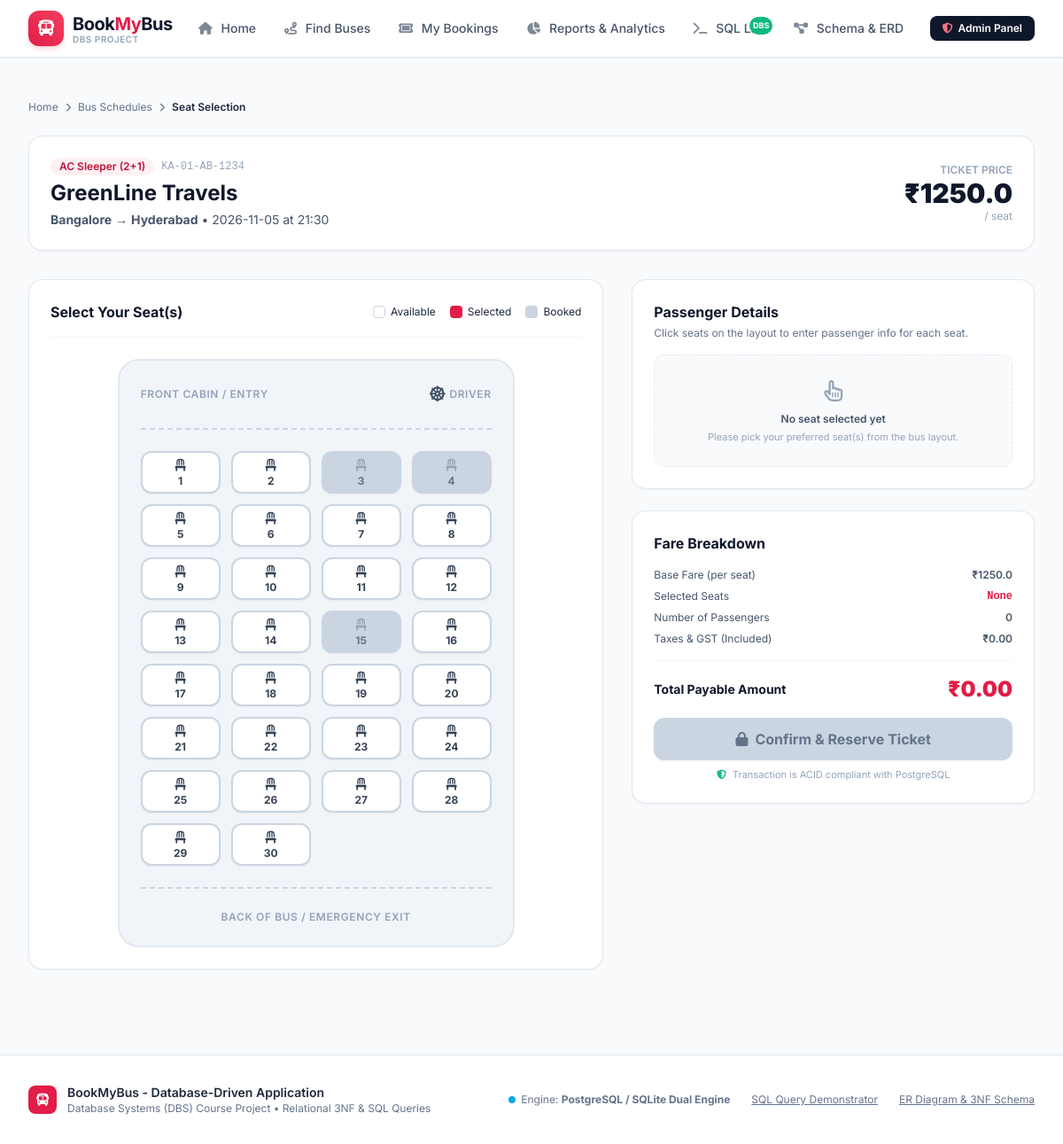
Screenshot of /book/1 with the database file from the repository.
### tables this page shows
CREATE TABLE buses (
                bus_id INTEGER PRIMARY KEY AUTOINCREMENT,
                bus_number TEXT NOT NULL UNIQUE,
                operator_name TEXT NOT NULL,
                bus_type TEXT NOT NULL CHECK (bus_type IN ('AC Sleeper (2+1)', 'AC Seater (2+2)', 'Volvo Multi-Axle', 'Non-AC Seater (2+2)')),
                total_seats INTEGER NOT NULL CHECK (total_seats > 0 AND total_seats <= 60),
                amenities TEXT DEFAULT 'WiFi, Charging Port, Water Bottle, Blanket',
                rating REAL DEFAULT 4.5 CHECK (rating >= 1.0 AND rating <= 5.0)
            );

CREATE TABLE routes (
                route_id INTEGER PRIMARY KEY AUTOINCREMENT,
                source_city TEXT NOT NULL,
                destination_city TEXT NOT NULL,
                distance_km REAL NOT NULL CHECK (distance_km > 0),
                estimated_duration_hours REAL NOT NULL CHECK (estimated_duration_hours > 0),
                CONSTRAINT uq_route_pair UNIQUE (source_city, destination_city),
                CONSTRAINT chk_diff_city CHECK (source_city <> destination_city)
            );

CREATE TABLE trips (
                trip_id INTEGER PRIMARY KEY AUTOINCREMENT,
                bus_id INTEGER NOT NULL REFERENCES buses(bus_id) ON DELETE CASCADE,
                route_id INTEGER NOT NULL REFERENCES routes(route_id) ON DELETE CASCADE,
                trip_date TEXT NOT NULL,
                departure_time TEXT NOT NULL,
                arrival_time TEXT NOT NULL,
                fare REAL NOT NULL CHECK (fare > 0),
                status TEXT NOT NULL DEFAULT 'SCHEDULED' CHECK (status IN ('SCHEDULED', 'COMPLETED', 'CANCELLED'))
            );

### app.py (the view, shortened to what this page needs)
@app.route("/book/<int:trip_id>", methods=["GET", "POST"])
def book_seat(trip_id):
    trip = db.get_trip_details(trip_id)
    if not trip:
        flash("Scheduled trip not found.", "error")
        return redirect(url_for("trips"))
    booked_seats = db.get_trip_booked_seats(trip_id)
    return render_template(
        "book.html",
        trip=trip,
        booked_seats=booked_seats,
        total_seats=trip["total_seats"]
    )

### app.py (called while the page is built)
@app.context_processor
def inject_global_data():
    return {
        "current_year": datetime.now().year,
        "is_postgres": db.IS_POSTGRES,
        "today_date": date.today().isoformat(),
        "tomorrow_date": (date.today() + timedelta(days=1)).isoformat()
    }

### db.py (called while the page is built, shortened)
def get_connection():
    global IS_POSTGRES
    conn = sqlite3.connect(SQLITE_PATH, check_same_thread=False)
    conn.row_factory = sqlite3.Row
    conn.execute("PRAGMA foreign_keys = ON;")
    return conn, "sqlite"

def get_trip_details(trip_id: int) -> Optional[Dict[str, Any]]:
    sql = """
    SELECT
        t.trip_id,
        t.trip_date,
        t.departure_time,
        t.arrival_time,
        t.fare,
        t.status,
        b.bus_id,
        b.bus_number,
        b.operator_name,
        b.bus_type,
        b.total_seats,
        b.amenities,
        b.rating,
        r.source_city,
        r.destination_city,
        r.distance_km,
        r.estimated_duration_hours
    FROM trips t
    JOIN buses b ON t.bus_id = b.bus_id
    JOIN routes r ON t.route_id = r.route_id
    WHERE t.trip_id = ?;
    """
    return query_db(sql, (trip_id,), one=True)

def get_trip_booked_seats(trip_id: int) -> List[int]:
    sql = """
    SELECT bp.seat_number
    FROM bookings bk
    JOIN booking_passengers bp ON bk.booking_id = bp.booking_id
    WHERE bk.trip_id = ? AND bk.booking_status = 'CONFIRMED';
    """
    rows = query_db(sql, (trip_id,)) or []
    return [row["seat_number"] for row in rows]

### templates/book.html (shortened to what this page needs)
{% extends "base.html" %}
{% block content %}
<div class="max-w-7xl mx-auto px-4 sm:px-6 lg:px-8 py-8">
    <div class="flex items-center space-x-2 text-xs text-slate-500 mb-6">
        <a href="{{ url_for('index') }}" class="hover:text-brand-600">Home</a>
        <i class="fa-solid fa-chevron-right text-[10px]"></i>
        <a href="{{ url_for('trips') }}" class="hover:text-brand-600">Bus Schedules</a>
        <i class="fa-solid fa-chevron-right text-[10px]"></i>
        <span class="text-slate-800 font-semibold">Seat Selection</span>
    </div>
    <div class="bg-white rounded-2xl border border-slate-200 p-6 mb-8 shadow-sm flex flex-col md:flex-row md:items-center justify-between gap-4">
        <div>
            <div class="flex items-center space-x-2">
                <span class="px-2.5 py-0.5 rounded-full text-xs font-semibold bg-rose-50 text-brand-700">
                    {{ trip.bus_type }}
                </span>
                <span class="text-xs text-slate-400 font-mono">{{ trip.bus_number }}</span>
            </div>
            <h2 class="text-2xl font-bold text-slate-900 mt-1">{{ trip.operator_name }}</h2>
            <p class="text-sm text-slate-600 mt-1">
                <strong>{{ trip.source_city }}</strong> &rarr; <strong>{{ trip.destination_city }}</strong>
                &bull; {{ trip.trip_date }} at {{ trip.departure_time }}
            </p>
        </div>
        <div class="flex items-center space-x-6 text-right">
            <div>
                <span class="text-xs uppercase text-slate-400 font-semibold block">Ticket Price</span>
                <span class="text-3xl font-black text-slate-900">&#8377;{{ trip.fare }}</span>
                <span class="text-xs text-slate-400 block">/ seat</span>
            </div>
        </div>
    </div>
    <form action="{{ url_for('book_seat', trip_id=trip.trip_id) }}" method="POST" id="bookingForm">
        <div class="grid grid-cols-1 lg:grid-cols-12 gap-8">
            <div class="lg:col-span-7">
                <div class="bg-white rounded-2xl border border-slate-200 p-6 shadow-sm">
                    <div class="flex items-center justify-between pb-4 border-b border-slate-100 mb-6">
                        <h3 class="font-bold text-slate-900">Select Your Seat(s)</h3>
                        <div class="flex items-center space-x-4 text-xs">
                            <span class="flex items-center"><span class="w-3.5 h-3.5 rounded border border-slate-300 bg-white mr-1.5"></span> Available</span>
                            <span class="flex items-center"><span class="w-3.5 h-3.5 rounded bg-brand-600 mr-1.5"></span> Selected</span>
                            <span class="flex items-center"><span class="w-3.5 h-3.5 rounded bg-slate-300 mr-1.5"></span> Booked</span>
                        </div>
                    </div>
                    <div class="max-w-md mx-auto bg-slate-100 rounded-3xl p-6 border-2 border-slate-200">
                        <div class="flex justify-between items-center pb-6 border-b-2 border-dashed border-slate-300 mb-6 text-slate-400 text-xs font-semibold uppercase tracking-wider">
                            <span>Front Cabin / Entry</span>
                            <span class="flex items-center space-x-1">
                                <i class="fa-solid fa-dharmachakra text-slate-600 text-lg"></i>
                                <span>Driver</span>
                            </span>
                        </div>
                        <div class="grid grid-cols-4 gap-3">
                            {% for seat_num in range(1, total_seats + 1) %}
                                {% set is_booked = seat_num in booked_seats %}
                                <button type="button"
                                    data-seat="{{ seat_num }}"
                                    onclick="toggleSeat(this, {{ seat_num }})"
                                    class="seat-btn h-12 rounded-xl flex flex-col items-center justify-center font-bold text-xs transition duration-150 shadow-sm
                                    {% if is_booked %}
                                        bg-slate-300 text-slate-500 cursor-not-allowed
                                    {% else %}
                                        bg-white border-2 border-slate-300 hover:border-brand-500 hover:text-brand-600 text-slate-700 cursor-pointer
                                    {% endif %}"
                                    {% if is_booked %}disabled{% endif %}>
                                    <i class="fa-solid fa-chair text-sm {% if is_booked %}text-slate-400{% endif %}"></i>
                                    <span>{{ seat_num }}</span>
                                </button>
                            {% endfor %}
                        </div>
                        <div class="text-center pt-6 mt-6 border-t-2 border-dashed border-slate-300 text-slate-400 text-xs font-semibold uppercase tracking-wider">
                            Back of Bus / Emergency Exit
                        </div>
                    </div>
                </div>
            </div>
            <div class="lg:col-span-5 space-y-6">
                <div class="bg-white rounded-2xl border border-slate-200 p-6 shadow-sm">
                    <h3 class="font-bold text-slate-900 text-base mb-1">Passenger Details</h3>
                    <p class="text-xs text-slate-500 mb-4">Click seats on the layout to enter passenger info for each seat.</p>
                    <div id="noSeatSelectedNotice" class="p-6 bg-slate-50 rounded-xl text-center border border-dashed border-slate-200">
                        <i class="fa-regular fa-hand-pointer text-slate-400 text-2xl mb-2"></i>
                        <p class="text-xs font-semibold text-slate-600">No seat selected yet</p>
                        <p class="text-[11px] text-slate-400 mt-1">Please pick your preferred seat(s) from the bus layout.</p>
                    </div>
                </div>
                <div class="bg-white rounded-2xl border border-slate-200 p-6 shadow-sm">
                    <h3 class="font-bold text-slate-900 text-base mb-4">Fare Breakdown</h3>
                    <div class="space-y-2 text-xs border-b border-slate-100 pb-4">
                        <div class="flex justify-between text-slate-600">
                            <span>Base Fare (per seat)</span>
                            <span class="font-semibold">&#8377;{{ trip.fare }}</span>
                        </div>
                        <div class="flex justify-between text-slate-600">
                            <span>Selected Seats</span>
                            <span id="selectedSeatsLabel" class="font-mono font-bold text-brand-600">None</span>
                        </div>
                        <div class="flex justify-between text-slate-600">
                            <span>Number of Passengers</span>
                            <span id="seatCountLabel" class="font-semibold">0</span>
                        </div>
                        <div class="flex justify-between text-slate-600">
                            <span>Taxes & GST (Included)</span>
                            <span class="font-semibold">&#8377;0.00</span>
                        </div>
                    </div>
                    <div class="flex justify-between items-center py-4">
                        <span class="text-sm font-bold text-slate-900">Total Payable Amount</span>
                        <span id="totalAmountLabel" class="text-2xl font-black text-brand-600">&#8377;0.00</span>
                    </div>
                    <button type="submit" id="bookSubmitBtn" disabled class="w-full bg-slate-300 text-slate-500 font-bold py-3 px-4 rounded-xl cursor-not-allowed transition duration-200 flex items-center justify-center space-x-2 shadow-sm">
                        <i class="fa-solid fa-lock"></i>
                        <span>Confirm & Reserve Ticket</span>
                    </button>
                    <p class="text-[11px] text-slate-400 text-center mt-2">
                        <i class="fa-solid fa-shield-halved text-emerald-500 mr-1"></i> Transaction is ACID compliant with PostgreSQL
                    </p>
                </div>
            </div>
        </div>
    </form>
</div>
{% endblock %}

### templates/base.html (style rules this page uses)
body { font-family: 'Inter', sans-serif; }

### rows the page displays
buses: bus_type "AC Sleeper (2+1)", bus_number "KA-01-AB-1234", operator_name "GreenLine Travels"
routes: source_city "Bangalore", destination_city "Hyderabad"
trips: trip_date "2026-11-05", departure_time "21:30", fare "1250.0"

### other values shown
{{ seat_num }} "1" "2" "3" "4" "5" "6" "7" "8" "9" "10" "11" "12" "13" "14" "15" "16" "17" "18" "19" "20" "21" "22" "23" "24" "25" "26" "27" "28" "29" "30"
